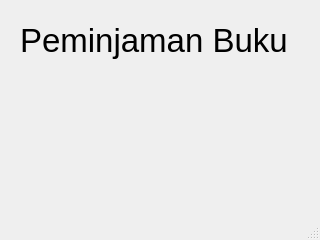
<?xml version="1.0" encoding="UTF-8"?>
<ui version="4.0">
 <class>MainWindow</class>
 <widget class="QMainWindow" name="MainWindow">
  <property name="geometry">
   <rect>
    <x>0</x>
    <y>0</y>
    <width>320</width>
    <height>240</height>
   </rect>
  </property>
  <property name="windowTitle">
   <string>MainWindow</string>
  </property>
  <widget class="QWidget" name="centralwidget">
   <widget class="QLabel" name="label">
    <property name="geometry">
     <rect>
      <x>20</x>
      <y>10</y>
      <width>281</width>
      <height>61</height>
     </rect>
    </property>
    <property name="font">
     <font>
      <pointsize>25</pointsize>
     </font>
    </property>
    <property name="text">
     <string>Peminjaman Buku</string>
    </property>
   </widget>
  </widget>
  <widget class="QMenuBar" name="menubar">
   <property name="geometry">
    <rect>
     <x>0</x>
     <y>0</y>
     <width>320</width>
     <height>21</height>
    </rect>
   </property>
  </widget>
  <widget class="QStatusBar" name="statusbar"/>
 </widget>
 <resources/>
 <connections/>
</ui>
